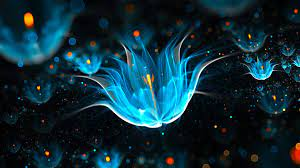
#> input picture OpenCV/figures/Unknown.jpeg, 300 x 168 px, found by its file name
$ python Tutorial_02.py
#> lines starting #> are read from the running program, lines starting #| are printed output that depends on the picture; after the words box and inside, x2 and y2 are one past the last pixel; in counts of white or black regions, pixels touching at a corner belong together
# OpenCV Python Tutorial #2 - Image Fundamentals and Manipulation
'''
00:00 | Intro
01:45 | Image Representation
04:02 | Values that Represent our Pixels
07:20 | Accessing Pixel Values
08:45 | Changing Pixel Colors
11:37 | Copying & Pasting Parts of Image
15:07 | Outro
'''

import cv2
import random

img = cv2.imread("OpenCV/figures/Unknown.jpeg", -1)
#> img is the input picture: shape (168, 300, 3); mean B, G, R 55.2, 44.3, 14.5

print(img) # an array
#> (printed output is left out)
print(type(img)) # image is stored in an array
#| <class 'numpy.ndarray'>
print(img.shape) # pixels are represented as BGR (blu, grn, red)
#| (168, 300, 3)

# lets look at the first row of the image
print(img[0])
#> (printed output is left out)
# some of the first row
print(img[0][25:35])
#| [[25 14 10]
#|  [22  9 17]
#|  [19  8 16]
#|  [12 10 10]
#|  [ 7 13  2]
#|  [ 1 18  0]
#|  [ 3 18  0]
#|  [15 16  0]
#|  [19 14  0]
#|  [17 14  0]]

# loop through some pixels and change them
for ii in range(50):
    for jj in range(img.shape[1]):
        img[ii][jj] = [random.randint(0, 255),
                     random.randint(0, 255),
                     random.randint(0, 255)]
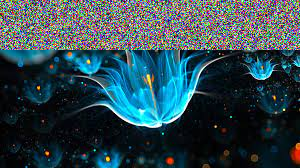
#> img: shape (168, 300, 3); mean B, G, R 80.2, 72.2, 48.9

# copy a part of the image and paste it elseware
copy = img[100:150, 250:300]
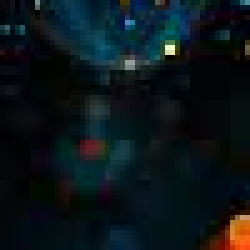
#> copy: shape (50, 50, 3) (shown 5 times larger); mean B, G, R 25.1, 21.5, 11.4
img[0:50, 0:50] = copy
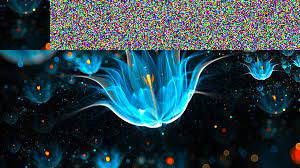
#> img: shape (168, 300, 3); 4.96% of pixels changed, all inside (x1, y1, x2, y2) = (0, 0, 50, 50)

cv2.imshow("image", img)
cv2.waitKey(0)
cv2.destroyAllWindows()
